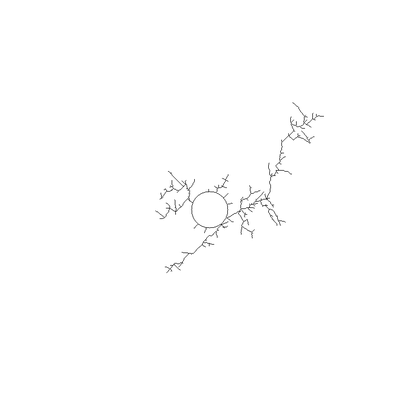
%> input picture PUF_DATA_COLORFLIPED/b35.tif, 420 x 420 px, shrunk from 800 x 800 before the run
$ octave monsoonScript35.m   (GNU Octave 9; MATLAB toolbox functions it lacks are replaced by stand-ins)
%> lines starting %> are read from the running program, lines starting %| are printed output that depends on the picture; in (x1, y1, x2, y2) boxes, pixels count from 0 and x2, y2 are one past the last pixel; in counts of white or black regions, pixels touching at a corner belong together; the program's own positions count from 1
### identification.m
function Rmat = identification(fileName, varargin)
%> called with fileName = 'b35.tif'
%PREPROCESS the initial image, the modeTYPE decide if the function need to
%handle the denoise the image and identificate the most possible one in reference set;

inputIMGE = imread(fileName);
%> inputIMGE is the input picture: size 420x420 uint8; min 21, max 255, mean 254.1
inputIMGE = im2double(inputIMGE);
%> inputIMGE: size 420x420 double
if (size(inputIMGE,3) == 3)
    inputIMGE = rgb2gray(inputIMGE);
end
inputIMGE = (inputIMGE*-1) + 1;
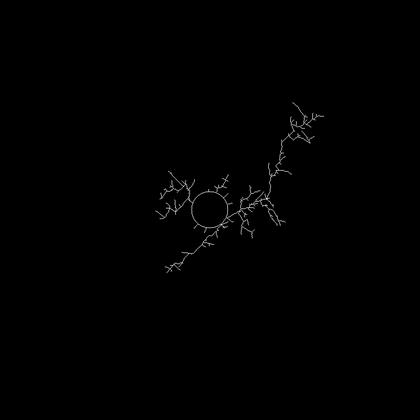
%> inputIMGE: size 420x420 double; min 0, max 0.918, mean 0.00352
[height, width] = size(inputIMGE);
%> height = 420; width = 420
rough_circle = hough_circle(inputIMGE,.5,0.1,33,37,1);

rough_circle = round(mean(rough_circle, 2));
circleCenter.x = rough_circle(1);
circleCenter.y = rough_circle(2);
circleCenter.radius = rough_circle(3);

%DENOISE PROCESS IF IT IS NECESSARY
if (~isempty(varargin))
    if (varargin{1} == "denoise")
        inputIMGE = denoiseHandle(inputIMGE);
    end
end

% Check more accurate radius
[xgrid, ygrid] = meshgrid(1:width, 1:height);
tempradius = circleCenter.radius;
for index = -3:3
    circle = sqrt((circleCenter.y - ygrid).^2 + (circleCenter.x...
        - xgrid).^2) <= tempradius + index;
    circle2 = sqrt((circleCenter.y - ygrid).^2 + (circleCenter.x...
        - xgrid).^2) <= tempradius + index -1;
    circleDiff = circle - circle2;
    [y, x] = find(circleDiff);
    temptotal = numel(y);
    if (sum(inputIMGE(y,x))/temptotal > .93)
        circleCenter.radius = tempradius + index;
        disp("succuessfully find the more accurate radius")
        break;
    end

    if (index == 3)
        circleCenter.radius = tempradius + .5;
    end
end


[TreeStruct, ~, ~, distinfo, angleinfo] = graph_based_rdGen(inputIMGE, circleCenter);

[maxmatchingRate, matchedTreeindex, Rmat] = mappingMain(TreeStruct,distinfo,angleinfo);
if (maxmatchingRate < 0.2)
    fprintf("The maxmachingRate is %d, which is too low. There is no PUF MATCHED!! \n", maxmatchingRate);
else
    fprintf("This testing PUF DENDRITE is matched to IMAGE b%d in reference!!! \n The mathcing Rate is %d!!!!! \n",...
        matchedTreeindex, maxmatchingRate);
end

fprintf("-----------------------------------------------------\n\n\n\n\n\n");

### hough_circle.m
function [para, hough_space,hough_circleOut] = hough_circle(BW,step_r,step_angle,r_min,r_max,p)
%> called with step_r = 0.5, step_angle = 0.1, r_min = 33, r_max = 37, p = 1
%[HOUGH_SPACE,HOUGH_CIRCLE,PARA] = HOUGH_CIRCLE(BW,STEP_R,STEP_ANGLE,R_MAX,P)

[m,n] = size(BW);
%> m = 420; n = 420
size_r = round((r_max-r_min)/step_r)+1;
size_angle = round(2*pi/step_angle);

hough_space = zeros(m,n,size_r);

[rows,cols] = find(BW);
%> rows = 3603 values from 101 to 275; cols = 3603 values from 154 to 325
ecount = size(rows);
%> ecount = [3603 1]

% Hough Transformation
% Transform (x,y) domain to (a, b, r) domain
% a = x-r*cos(angle)
% b = y-r*sin(angle)
for i=1:ecount
    for r=1:size_r
        for k=1:size_angle
            a = round(rows(i)-(r_min+(r-1)*step_r)*cos(k*step_angle));
            b = round(cols(i)-(r_min+(r-1)*step_r)*sin(k*step_angle));
            if(a>0&a<=m&b>0&b<=n)
                hough_space(a,b,r) = hough_space(a,b,r)+1;
            end
        end
    end
end

% ??????????
max_para = max(max(max(hough_space)));
%> max_para = 32
index = find(hough_space>=max_para*p);
%> index = 786456
length = size(index);
%> length = [1 1]
hough_circleOut=zeros(m,n);
for i=1:ecount
    for k=1:length
        par3 = floor(index(k)/(m*n))+1;
        par2 = floor((index(k)-(par3-1)*(m*n))/m)+1;
        par1 = index(k)-(par3-1)*(m*n)-(par2-1)*m;
        if((rows(i)-par1)^2+(cols(i)-par2)^2<(r_min+(par3-1)*step_r)^2+5&...
                (rows(i)-par1)^2+(cols(i)-par2)^2>(r_min+(par3-1)*step_r)^2-5)
            hough_circleOut(rows(i),cols(i)) = 1;
        end
    end
end
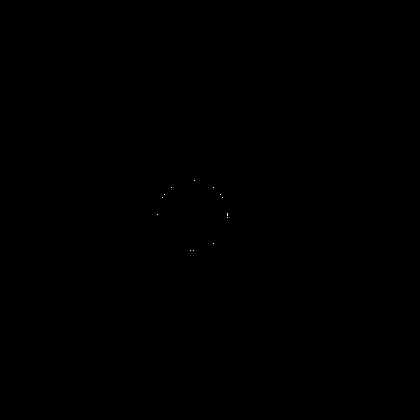
%> hough_circleOut: size 420x420 double; values 0 (black) and 1 (white), 0.01% white in thin lines or dots, all inside (x1, y1, x2, y2) = (157, 180, 228, 251)

% The output
for k=1:length
    par3 = floor(index(k)/(m*n))+1;
    par2 = floor((index(k)-(par3-1)*(m*n))/m)+1;
    par1 = index(k)-(par3-1)*(m*n)-(par2-1)*m;
    par3 = r_min+(par3-1)*step_r;
    fprintf(1,'Center%d at [%d, %d], radius = %d\n',k,par1,par2,par3);
    para(:,k) = [par1,par2,par3]';

end
%> this loop made 1 pass
%> (par3, par2, par1) on pass 1: (35, 193, 216)
%| Center1 at [216, 193], radius = 35
%> after the loop, para = [216; 193; 35]
%> in identification, `circleCenter.x = rough_circle(1);`: circleCenter.x = 216
%> in identification, `circleCenter.y = rough_circle(2);`: circleCenter.y = 193
%> in identification, `circleCenter.radius = rough_circle(3);`: circleCenter.radius = 35
%> the loop in identification, `for index = -3:3` made 7 passes
%> (temptotal, circleCenter.radius) on pass 7: (220, 35.5)
%> temptotal on passes 1 to 6: 208, 200, 216, 228, 200, 240
%> pass 1, in identification, `circle2 = sqrt((circleCenter.y - ygrid).^2 + (circleCenter.x - xgrid)...`:
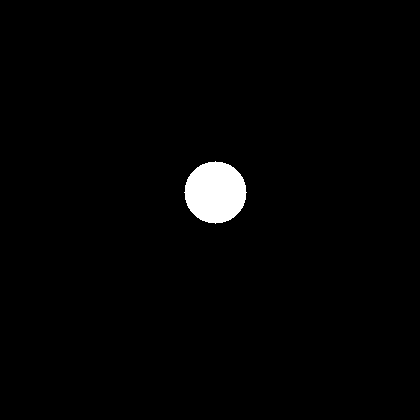
%> circle2: size 420x420 logical; 1.7% white; 1 white region, box (x1, y1, x2, y2) and area: (184, 161, 247, 224) 3001
%> pass 1, in identification, `circleDiff = circle - circle2;`:
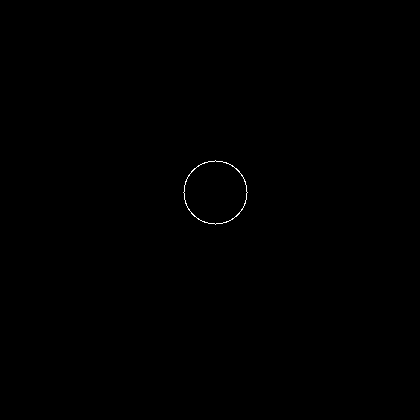
%> circleDiff: size 420x420 double; values 0 (black) and 1 (white), 0.12% white in thin lines or dots, all inside (x1, y1, x2, y2) = (183, 160, 248, 225)
%> after the loop in identification, `for index = -3:3`: circleCenter = {x 216, y 193, radius 35.5}

### graph_based_rdGen.m
function [TreeStruct, new_result, cellnodes, distinfo, angleinfo] = graph_based_rdGen(image, circleInfo, varargin)
%%This function is differ than the original graph_based function, it should
%%be called when the image is just a skeleton, and can be easily get Tree
%%structure

%%% remove circle in center and find tree initial point
[height, width] = size(image);
%> height = 420; width = 420
radius = circleInfo.radius;
%> radius = 35.5
centery = circleInfo.x;
%> centery = 216
centerx = circleInfo.y;
%> centerx = 193
% ADD 1st mask
initial_image = image;
[xgrid, ygrid] = meshgrid(1:width, 1:height);
mask = sqrt((xgrid-centery).^2 + (ygrid-centerx).^2) <= radius-1;
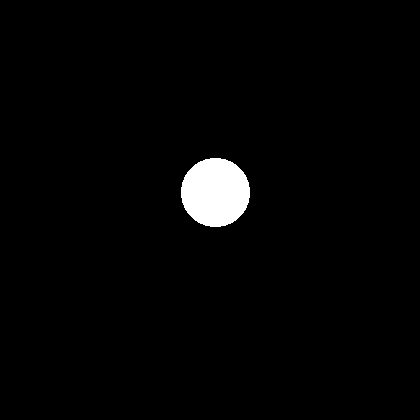
%> mask: size 420x420 logical; 2.1% white; 1 white region, box (x1, y1, x2, y2) and area: (181, 158, 250, 227) 3745
mask = (mask-1)*(-1);
initial_image = mask.*initial_image;

rootinfo.radius = radius;
%> rootinfo.radius = 35.5
rootinfo.x = centerx;
%> rootinfo.x = 193
rootinfo.y = centery;
%> rootinfo.y = 216
TrueDotsSet = findInitialDots(image, 1, rootinfo, []);

%%Check initialDots existance and store

% index = 1;
for k =1 :size(TrueDotsSet,1)
    %     if (initial_image(TrueDotsSet(k,1), TrueDotsSet(k,1)) ~= 1)
    %         continue
    %     end
    eval(['points.p' num2str(k) '.x = TrueDotsSet(k,2);']);
    eval(['points.p' num2str(k) '.y = TrueDotsSet(k,1);']);
    %     index = index + 1;
end

% imshow(image)
% viscircles([TrueDotsSet(:,2) TrueDotsSet(:,1)],ones(1,size(TrueDotsSet,1)) * 0.3);
parent.x = rootinfo.x;
parent.y = rootinfo.y;
parent.level = 1;

% The input is subnode for central node, parent and image,...
% the output is overthrough node based on the input nodes.
result = newNode_Search(points, initial_image, parent,[], [], 1, circleInfo);
% hold all;
% plot(result(:,2),result(:,1),'.','MarkerSize',20);
%%% prepare desired graph
new_result =zeros(size(result,1), 10);

for l =1 : size(result,1)
    % node[Rx(the distance between parent and child), Ry (same as
    % before), angle, type ,level, parentx, parenty, x, y, middle radius]
    % 11/19/18 modified angle to atan2 and make it as degree  Zaoyi
    new_result(l,:) = [result(l,1)-result(l,5) result(l,2)-result(l,6)...
        atan2(((result(l,6)-result(1,2))),(result(l,1)-result(1,5)))...
        result(l,3) result(l,4) result(l,5) result(l,6) result(l,1) result(l,2) radius];
end
length_level = max(new_result(:,5)); % The highest depth
new_result =[new_result,zeros(size(result,1),1)];
%
% figure, imshow(image)
% viscircles([new_result(:,8) new_result(:,9)],ones(1,size(new_result,1)) * 0.5);

% Make the node set to have an id, which is based on angle
% Modified Zaoyi 11/25/2018
[newnew_result, index] = sort(new_result(:,3));
new_result = new_result(index,:);
for z=1:length_level      % To get the nodes with in the same level
    [samelevely,samelevelx] =  (find(new_result(:,5)==z));
    templevelmatrix = new_result(samelevely,3);
    [h,w] = size(templevelmatrix);
    Id = [1:h].';
    % Give them like a ID for every node, if they are in the same level, they have ID from [1, h].
    for ww=1:h
        new_result(samelevely(ww),10) = Id(ww);
    end
end


% Mark the node set to have ability to handle the children     %%%
% Modified Zaoyi 11/18/2018
[row, col] = size(new_result);
cellnodes = cell(row, col);
for r = 1:row
    for c = 1:col
        cellnodes{r,c} = new_result(r,c);
    end
end

count = 1;
for m = 1:row
    cellnodes{m, 12} = count;
    new_result(m, 12) = count;
    count = count + 1;
end


% Link children method, see specfic in the linkchildern method %% modified
% Zaoyi Chi
cellnodes = linkchildren(cellnodes, row, new_result);

for param = 1:row
    if (cellnodes{param,4} == 1)
        cellnodes{param,4} = 'bifurcation';
    elseif(cellnodes{param,4} == 2)
        cellnodes{param,4} = 'end';
    end
end

% Link siblings method, only for same parent and same level are siblings %
% modified Zaoyi Chi

cellnodes = linksibling(cellnodes, new_result);

if (isempty(varargin))
    % Build TreeStructure %%%Modified Zaoyi
    [TreeStruct, distinfo, angleinfo] = buildTreeStrcut(cellnodes, new_result, rootinfo);
else
    distinfo = varargin{1};
    angleinfo = varargin{2};
    TreeStruct = buildTreeStrcut(cellnodes, new_result, rootinfo, distinfo, angleinfo);
    %%%
end
end

### findInitialDots.m
function TrueDotsSet = findInitialDots(skleton, iterTimes, rootinfo, exdotsSet)
%> called with iterTimes = 1, exdotsSet = []
%%Find the initial points of each branch of the skleton
%%The recursive function to find the points, iterTimes starts with 0

[het, len] = size(skleton);
%> het = 420; len = 420
[xgrid, ygrid] = meshgrid(1:len,1:het);

firstMask = (sqrt((xgrid - rootinfo.y).^2 + (ygrid - rootinfo.x).^2)...
    <= rootinfo.radius + iterTimes);
%> firstMask: size 420x420 logical; 2.4% white; 1 white region, box (x1, y1, x2, y2) and area: (179, 156, 252, 229) 4197

firstMask = -firstMask + 1;
skletonTemp = skleton .* firstMask;

secondMask = (sqrt((xgrid - rootinfo.y).^2 + (ygrid - rootinfo.x).^2)...
    <= rootinfo.radius + iterTimes + 1);
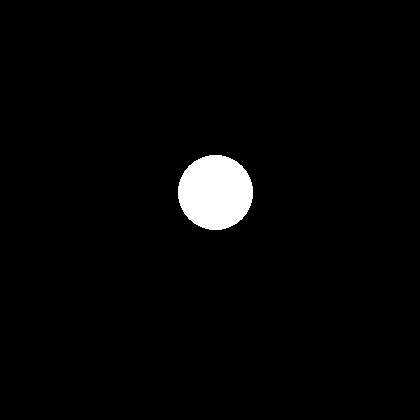
%> secondMask: size 420x420 logical; 2.5% white; 1 white region, box (x1, y1, x2, y2) and area: (178, 155, 253, 230) 4421

initialDotsImage = skletonTemp .* secondMask;
[dotsSetx, dotsSety] = find(initialDotsImage == 1);
%> dotsSetx = []; dotsSety = []
dotsSet = [dotsSetx, dotsSety];
%> dotsSet = []


%%Solve the new dotsSet have two adjacent dots, only have the smaller one
numDots = size(dotsSet, 1);
%> numDots = 0
tempdotsOg = dotsSet;
%> tempdotsOg = []
for index = 1:numDots
    tempDot = tempdotsOg(index,:);
    tempDotsSet = setdiff(dotsSet, tempDot, 'rows', 'stable');

    for index2 = 1:size(tempDotsSet,1)
        tempDot2 = tempDotsSet(index2,:);
        if ((tempDot(1) == tempDot2(1) || tempDot(1) == tempDot2(1)+1 || ...
                tempDot(1) == tempDot2(1)-1) && (tempDot(2) == tempDot2(2) || ...
                tempDot(2) == tempDot2(2)+1 || tempDot(2) == tempDot2(2)-1))

            r1 = sqrt((tempDot(1) - rootinfo.x)^2 + (tempDot(2) - rootinfo.y)^2);
            r2 = sqrt((tempDot2(1) - rootinfo.x)^2 + (tempDot2(2) - rootinfo.y)^2);

            if (r1 <= r2)
                dotsSet = setdiff(dotsSet, tempDot2, 'rows', 'stable');
            else
                dotsSet = setdiff(dotsSet, tempDot, 'rows', 'stable');
            end

            break;
        end
    end
end
%> this loop made 0 passes

%%Do comparison between the new dotsSet and previous one
numDots = size(dotsSet,1);
numexDots = size(exdotsSet,1);
tempSet = dotsSet;
%> tempSet = []
for index = 1:numDots
    X = tempSet(index,1);
    Y = tempSet(index,2);
    for index2 = 1:numexDots
        exX = exdotsSet(index2,1);
        exY = exdotsSet(index2,2);
        if ((exX == X || exX == X + 1 ||  exX == X - 1)...
                && (exY == Y || exY == Y + 1 || exY == Y -1))
            dotsSet = setdiff(dotsSet,[X, Y], 'rows', 'stable');
            break;
        end
    end
end

if (iterTimes == 1)
    TrueDotsSet = dotsSet;
%> TrueDotsSet = []
else
    TrueDotsSet = union(exdotsSet,dotsSet,'rows','stable');
end

if (iterTimes == 2)
    return;
else
    TrueDotsSet = findInitialDots(skleton, iterTimes + 1, rootinfo,...
        TrueDotsSet);
%> call 2 of findInitialDots, with iterTimes = 2, exdotsSet = []
%> in findInitialDots (call 2), `secondMask = (sqrt((xgrid - rootinfo.y).^2 + (ygrid - rootinfo.x).^2) ..`:
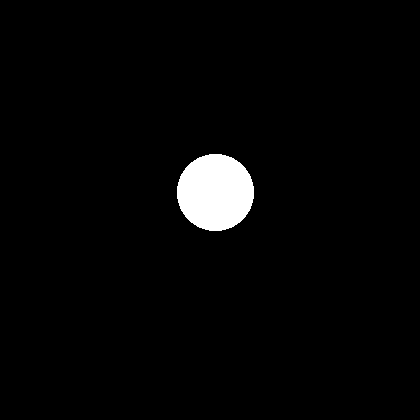
%> secondMask: size 420x420 logical; 2.6% white; 1 white region, box (x1, y1, x2, y2) and area: (177, 154, 254, 231) 4669
%> in findInitialDots (call 2), `numDots = size(dotsSet, 1);`: numDots = 0
%> in findInitialDots (call 2), `tempdotsOg = dotsSet;`: tempdotsOg = []
%> in findInitialDots (call 2), `numexDots = size(exdotsSet,1);`: numexDots = 0
%> in findInitialDots (call 2), `tempSet = dotsSet;`: tempSet = []
end

### monsoonScript35.m
Rmat = zeros(50,1);
fileName = "b35.tif";
RmatTemp = identification(fileName);
%> in graph_based_rdGen, `parent.x = rootinfo.x;`: parent.x = 193
%> in graph_based_rdGen, `parent.y = rootinfo.y;`: parent.y = 216
%> the run ends on the next line
